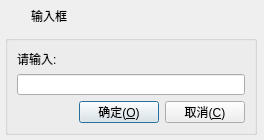
<?xml version="1.0" encoding="UTF-8"?>
<ui version="4.0">
 <class>JNInputBox</class>
 <widget class="QDialog" name="JNInputBox">
  <property name="geometry">
   <rect>
    <x>0</x>
    <y>0</y>
    <width>264</width>
    <height>140</height>
   </rect>
  </property>
  <property name="windowTitle">
   <string>Dialog</string>
  </property>
  <widget class="QWidget" name="widget_main" native="true">
   <property name="geometry">
    <rect>
     <x>0</x>
     <y>30</y>
     <width>262</width>
     <height>110</height>
    </rect>
   </property>
   <property name="styleSheet">
    <string notr="true"/>
   </property>
   <layout class="QVBoxLayout" name="verticalLayout_2">
    <property name="spacing">
     <number>5</number>
    </property>
    <property name="leftMargin">
     <number>5</number>
    </property>
    <property name="topMargin">
     <number>5</number>
    </property>
    <property name="rightMargin">
     <number>5</number>
    </property>
    <property name="bottomMargin">
     <number>5</number>
    </property>
    <item>
     <widget class="QGroupBox" name="groupBox">
      <property name="title">
       <string/>
      </property>
      <layout class="QVBoxLayout" name="verticalLayout_3">
       <item>
        <widget class="QLabel" name="labInfo">
         <property name="text">
          <string>请输入:</string>
         </property>
         <property name="scaledContents">
          <bool>false</bool>
         </property>
         <property name="wordWrap">
          <bool>true</bool>
         </property>
        </widget>
       </item>
       <item>
        <widget class="QLineEdit" name="txtValue"/>
       </item>
       <item>
        <layout class="QHBoxLayout" name="horizontalLayout_3">
         <item>
          <spacer name="horizontalSpacer">
           <property name="orientation">
            <enum>Qt::Horizontal</enum>
           </property>
           <property name="sizeHint" stdset="0">
            <size>
             <width>40</width>
             <height>20</height>
            </size>
           </property>
          </spacer>
         </item>
         <item>
          <widget class="QPushButton" name="btnOk">
           <property name="cursor">
            <cursorShape>PointingHandCursor</cursorShape>
           </property>
           <property name="focusPolicy">
            <enum>Qt::StrongFocus</enum>
           </property>
           <property name="styleSheet">
            <string notr="true"/>
           </property>
           <property name="text">
            <string>确定(&amp;O)</string>
           </property>
           <property name="icon">
            <iconset resource="../../../../OpenSource/QUI/other/rc.qrc">
             <normaloff>:/image/btn_ok.png</normaloff>:/image/btn_ok.png</iconset>
           </property>
           <property name="iconSize">
            <size>
             <width>20</width>
             <height>20</height>
            </size>
           </property>
          </widget>
         </item>
         <item>
          <widget class="QPushButton" name="btnCancel">
           <property name="cursor">
            <cursorShape>PointingHandCursor</cursorShape>
           </property>
           <property name="focusPolicy">
            <enum>Qt::StrongFocus</enum>
           </property>
           <property name="styleSheet">
            <string notr="true"/>
           </property>
           <property name="text">
            <string>取消(&amp;C)</string>
           </property>
           <property name="icon">
            <iconset resource="../../../../OpenSource/QUI/other/rc.qrc">
             <normaloff>:/image/btn_close.png</normaloff>:/image/btn_close.png</iconset>
           </property>
           <property name="iconSize">
            <size>
             <width>20</width>
             <height>20</height>
            </size>
           </property>
          </widget>
         </item>
        </layout>
       </item>
      </layout>
     </widget>
    </item>
   </layout>
  </widget>
  <widget class="QWidget" name="widget_title" native="true">
   <property name="geometry">
    <rect>
     <x>0</x>
     <y>2</y>
     <width>262</width>
     <height>28</height>
    </rect>
   </property>
   <property name="sizePolicy">
    <sizepolicy hsizetype="Preferred" vsizetype="Fixed">
     <horstretch>0</horstretch>
     <verstretch>0</verstretch>
    </sizepolicy>
   </property>
   <property name="minimumSize">
    <size>
     <width>100</width>
     <height>28</height>
    </size>
   </property>
   <layout class="QHBoxLayout" name="horizontalLayout_2">
    <property name="spacing">
     <number>0</number>
    </property>
    <property name="leftMargin">
     <number>0</number>
    </property>
    <property name="topMargin">
     <number>0</number>
    </property>
    <property name="rightMargin">
     <number>0</number>
    </property>
    <property name="bottomMargin">
     <number>0</number>
    </property>
    <item>
     <widget class="QLabel" name="lab_Ico">
      <property name="sizePolicy">
       <sizepolicy hsizetype="Minimum" vsizetype="Preferred">
        <horstretch>0</horstretch>
        <verstretch>0</verstretch>
       </sizepolicy>
      </property>
      <property name="minimumSize">
       <size>
        <width>31</width>
        <height>0</height>
       </size>
      </property>
      <property name="text">
       <string/>
      </property>
      <property name="alignment">
       <set>Qt::AlignCenter</set>
      </property>
     </widget>
    </item>
    <item>
     <widget class="QLabel" name="lab_Title">
      <property name="sizePolicy">
       <sizepolicy hsizetype="Expanding" vsizetype="Preferred">
        <horstretch>0</horstretch>
        <verstretch>0</verstretch>
       </sizepolicy>
      </property>
      <property name="styleSheet">
       <string notr="true"/>
      </property>
      <property name="text">
       <string>输入框</string>
      </property>
      <property name="alignment">
       <set>Qt::AlignLeading|Qt::AlignLeft|Qt::AlignVCenter</set>
      </property>
     </widget>
    </item>
    <item>
     <widget class="QWidget" name="widget_menu" native="true">
      <property name="sizePolicy">
       <sizepolicy hsizetype="Minimum" vsizetype="Preferred">
        <horstretch>0</horstretch>
        <verstretch>0</verstretch>
       </sizepolicy>
      </property>
      <layout class="QHBoxLayout" name="horizontalLayout">
       <property name="spacing">
        <number>0</number>
       </property>
       <property name="leftMargin">
        <number>0</number>
       </property>
       <property name="topMargin">
        <number>0</number>
       </property>
       <property name="rightMargin">
        <number>0</number>
       </property>
       <property name="bottomMargin">
        <number>0</number>
       </property>
       <item>
        <widget class="QPushButton" name="btnMenu_Close">
         <property name="sizePolicy">
          <sizepolicy hsizetype="Minimum" vsizetype="Expanding">
           <horstretch>0</horstretch>
           <verstretch>0</verstretch>
          </sizepolicy>
         </property>
         <property name="minimumSize">
          <size>
           <width>40</width>
           <height>0</height>
          </size>
         </property>
         <property name="cursor">
          <cursorShape>ArrowCursor</cursorShape>
         </property>
         <property name="focusPolicy">
          <enum>Qt::NoFocus</enum>
         </property>
         <property name="toolTip">
          <string>关闭</string>
         </property>
         <property name="text">
          <string/>
         </property>
         <property name="flat">
          <bool>true</bool>
         </property>
        </widget>
       </item>
      </layout>
     </widget>
    </item>
   </layout>
  </widget>
 </widget>
 <resources>
  <include location="../../../../OpenSource/QUI/other/rc.qrc"/>
 </resources>
 <connections/>
</ui>
